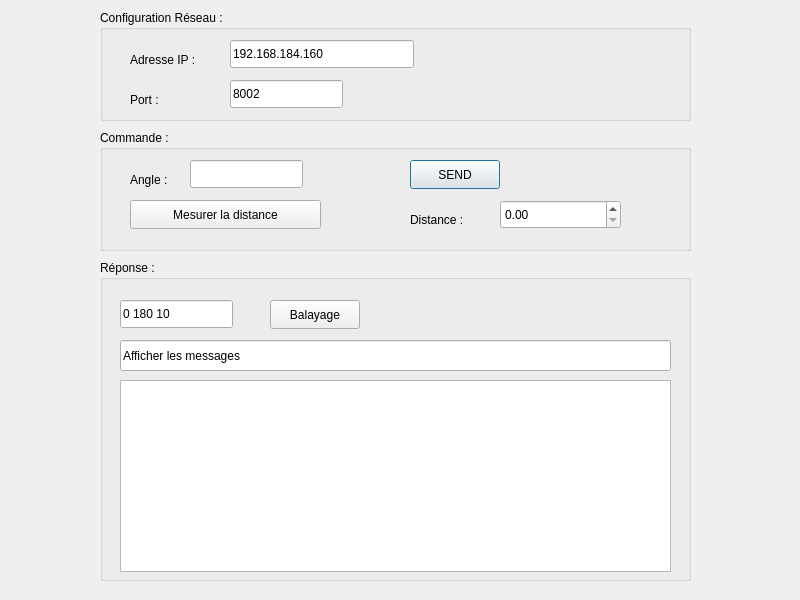
<?xml version="1.0" encoding="UTF-8"?>
<ui version="4.0">
 <class>Dialog</class>
 <widget class="QDialog" name="Dialog">
  <property name="geometry">
   <rect>
    <x>0</x>
    <y>0</y>
    <width>800</width>
    <height>600</height>
   </rect>
  </property>
  <property name="windowTitle">
   <string>Dialog</string>
  </property>
  <widget class="QGroupBox" name="groupBox">
   <property name="geometry">
    <rect>
     <x>100</x>
     <y>10</y>
     <width>591</width>
     <height>111</height>
    </rect>
   </property>
   <property name="title">
    <string>Configuration Réseau : </string>
   </property>
   <widget class="QLineEdit" name="leIp">
    <property name="geometry">
     <rect>
      <x>130</x>
      <y>30</y>
      <width>184</width>
      <height>28</height>
     </rect>
    </property>
    <property name="text">
     <string>192.168.184.160</string>
    </property>
   </widget>
   <widget class="QLineEdit" name="lePort">
    <property name="geometry">
     <rect>
      <x>130</x>
      <y>70</y>
      <width>113</width>
      <height>28</height>
     </rect>
    </property>
    <property name="text">
     <string>8002</string>
    </property>
   </widget>
   <widget class="QLabel" name="lbIp">
    <property name="geometry">
     <rect>
      <x>30</x>
      <y>40</y>
      <width>91</width>
      <height>20</height>
     </rect>
    </property>
    <property name="text">
     <string>Adresse IP : </string>
    </property>
   </widget>
   <widget class="QLabel" name="lbPort">
    <property name="geometry">
     <rect>
      <x>30</x>
      <y>80</y>
      <width>101</width>
      <height>20</height>
     </rect>
    </property>
    <property name="text">
     <string>Port : </string>
    </property>
   </widget>
  </widget>
  <widget class="QGroupBox" name="groupBox_2">
   <property name="geometry">
    <rect>
     <x>100</x>
     <y>130</y>
     <width>591</width>
     <height>121</height>
    </rect>
   </property>
   <property name="title">
    <string>Commande : </string>
   </property>
   <widget class="QLineEdit" name="leAngle">
    <property name="geometry">
     <rect>
      <x>90</x>
      <y>30</y>
      <width>113</width>
      <height>28</height>
     </rect>
    </property>
   </widget>
   <widget class="QPushButton" name="pbSend">
    <property name="geometry">
     <rect>
      <x>310</x>
      <y>30</y>
      <width>90</width>
      <height>29</height>
     </rect>
    </property>
    <property name="text">
     <string>SEND</string>
    </property>
   </widget>
   <widget class="QDoubleSpinBox" name="dsbDist">
    <property name="geometry">
     <rect>
      <x>400</x>
      <y>70</y>
      <width>121</width>
      <height>29</height>
     </rect>
    </property>
   </widget>
   <widget class="QLabel" name="label_2">
    <property name="geometry">
     <rect>
      <x>30</x>
      <y>40</y>
      <width>63</width>
      <height>20</height>
     </rect>
    </property>
    <property name="text">
     <string>Angle : </string>
    </property>
   </widget>
   <widget class="QPushButton" name="pbDist">
    <property name="geometry">
     <rect>
      <x>30</x>
      <y>70</y>
      <width>191</width>
      <height>29</height>
     </rect>
    </property>
    <property name="text">
     <string>Mesurer la distance</string>
    </property>
   </widget>
   <widget class="QLabel" name="label">
    <property name="geometry">
     <rect>
      <x>310</x>
      <y>80</y>
      <width>81</width>
      <height>20</height>
     </rect>
    </property>
    <property name="text">
     <string>Distance : </string>
    </property>
   </widget>
  </widget>
  <widget class="QGroupBox" name="groupBox_3">
   <property name="geometry">
    <rect>
     <x>100</x>
     <y>260</y>
     <width>591</width>
     <height>321</height>
    </rect>
   </property>
   <property name="title">
    <string>Réponse : </string>
   </property>
   <widget class="QLineEdit" name="leReponse">
    <property name="geometry">
     <rect>
      <x>20</x>
      <y>80</y>
      <width>551</width>
      <height>31</height>
     </rect>
    </property>
    <property name="text">
     <string>Afficher les messages</string>
    </property>
   </widget>
   <widget class="QTableWidget" name="tableWidget">
    <property name="geometry">
     <rect>
      <x>20</x>
      <y>120</y>
      <width>551</width>
      <height>192</height>
     </rect>
    </property>
   </widget>
   <widget class="QPushButton" name="pbScan">
    <property name="geometry">
     <rect>
      <x>170</x>
      <y>40</y>
      <width>90</width>
      <height>29</height>
     </rect>
    </property>
    <property name="text">
     <string>Balayage</string>
    </property>
   </widget>
   <widget class="QLineEdit" name="leScan">
    <property name="geometry">
     <rect>
      <x>20</x>
      <y>40</y>
      <width>113</width>
      <height>28</height>
     </rect>
    </property>
    <property name="text">
     <string>0 180 10</string>
    </property>
   </widget>
  </widget>
 </widget>
 <resources/>
 <connections/>
</ui>
